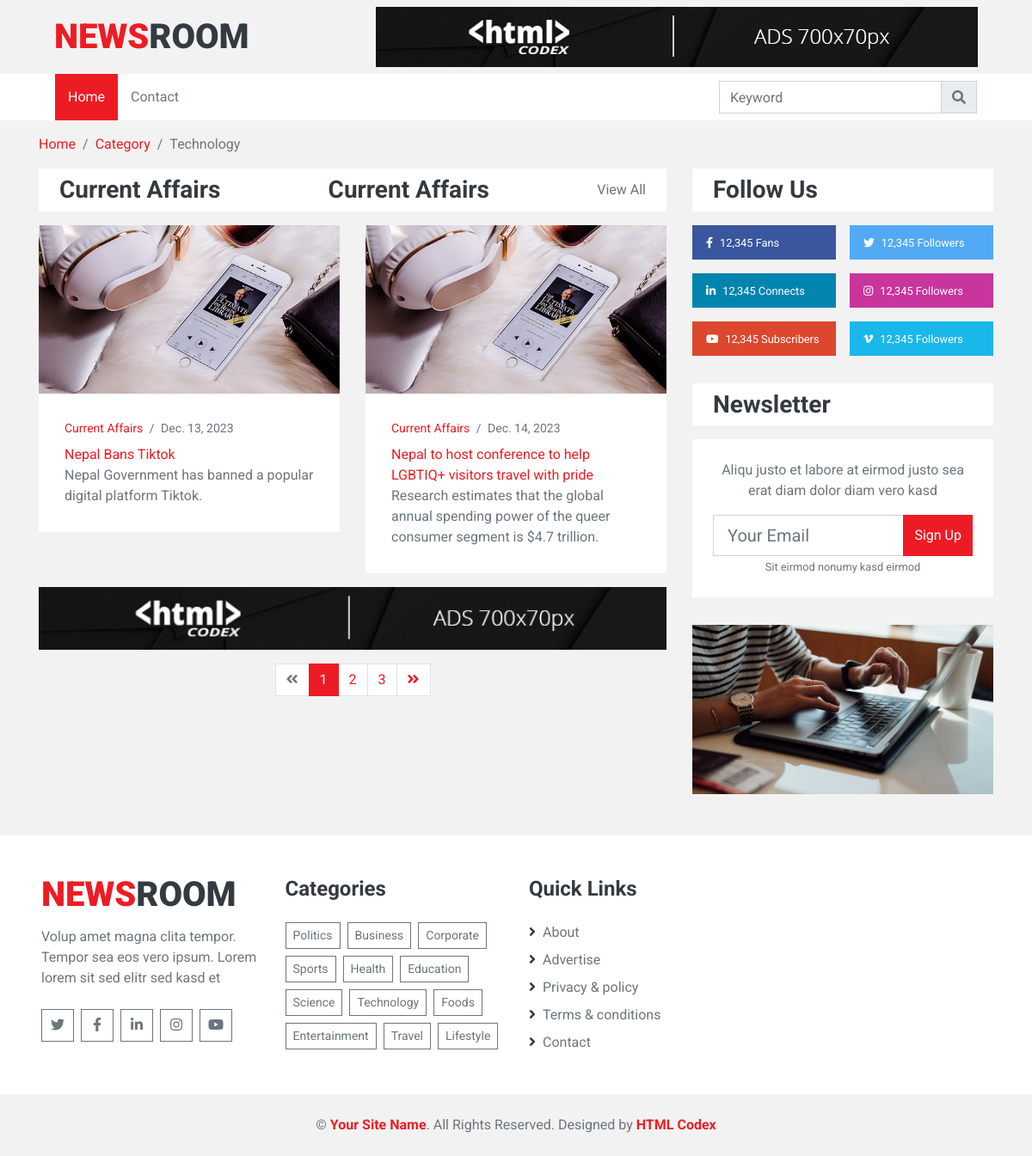
Screenshot of /category/Current Affairs with the database file from the repository.
### home/models.py (models this page shows, shortened)
class News(models.Model):
    title = models.TextField()
    description = models.TextField()
    date = models.DateField()
    category = models.ForeignKey(Category,on_delete=models.CASCADE)
    slider = models.BooleanField(default=False)
    featured = models.BooleanField(default=False)
    popular = models.BooleanField(default=False)
    latest = models.BooleanField(default=False)
    slug = models.SlugField(max_length=500)
    image = models.ImageField(upload_to='media')

class Category(models.Model):
    name = models.CharField(max_length=200,unique=True)
    image = models.ImageField(upload_to='media')
    slug = models.CharField(max_length=500)
    def __str__(self):
        return self.name

### home/views.py (the view)
# urls.py: path('category/<slug>', category, name='category'),
def category(request, slug):
    views = {}
    cat_id = Category.objects.get(slug=slug).id
    views['category_name'] = Category.objects.get(slug=slug).name
    views['cat_news'] = News.objects.filter(category_id=cat_id)
    return render(request,'category.html', views)

### templates/category.html (shortened to what this page needs)
{% extends 'base.html' %}
{% load static %}
{% block content %}
    <div class="container-fluid">
        <div class="container">
            <nav class="breadcrumb bg-transparent m-0 p-0">
                <a class="breadcrumb-item" href="#">Home</a>
                <a class="breadcrumb-item" href="#">Category</a>
                <span class="breadcrumb-item active">Technology</span>
            </nav>
        </div>
    </div>
    <div class="container-fluid py-3">
        <div class="container">
            <div class="row">
                <div class="col-lg-8">
                    <div class="row">
                        <div class="col-12">
                            <div class="d-flex align-items-center justify-content-between bg-light py-2 px-4 mb-3">
                                {% for cat in cat_news %}
                                <h3 class="m-0">{{cat.category}}</h3>
                                {% endfor %}
                                <a class="text-secondary font-weight-medium text-decoration-none" href="">View All</a>
                            </div>
                        </div>
                        {% for cat in cat_news %}
                        <div class="col-lg-6">
                            <div class="position-relative mb-3">
                                <img class="img-fluid w-100" src="img/news-500x280-1.jpg" style="object-fit: cover;">
                                <div class="overlay position-relative bg-light">
                                    <div class="mb-2" style="font-size: 14px;">
                                        <a href="">{{cat.category}}</a>
                                        <span class="px-1">/</span>
                                        <span>{{cat.date}}</span>
                                    </div>
                                    <a href="/single/{{cat.slug}}"><p class="m-0">{{cat.title}}</p></a>
                                    <p class="m-0">{{cat.description}}</p>
                                </div>
                            </div>
                        </div>
                        {% endfor %}
                    </div>
                    <div class="mb-3">
                        <a href=""><img class="img-fluid w-100" src="img/ads-700x70.jpg" alt=""></a>
                    </div>
                    <div class="row">
                        <div class="col-12">
                            <nav aria-label="Page navigation">
                              <ul class="pagination justify-content-center">
                                <li class="page-item disabled">
                                  <a class="page-link" href="#" aria-label="Previous">
                                    <span class="fa fa-angle-double-left" aria-hidden="true"></span>
                                  </a>
                                </li>
                                <li class="page-item active"><a class="page-link" href="#">1</a></li>
                                <li class="page-item"><a class="page-link" href="#">2</a></li>
                                <li class="page-item"><a class="page-link" href="#">3</a></li>
                                <li class="page-item">
                                  <a class="page-link" href="#" aria-label="Next">
                                    <span class="fa fa-angle-double-right" aria-hidden="true"></span>
                                  </a>
                                </li>
                              </ul>
                            </nav>
                        </div>
                    </div>
                </div>
                <div class="col-lg-4 pt-3 pt-lg-0">
                    <div class="pb-3">
                        <div class="bg-light py-2 px-4 mb-3">
                            <h3 class="m-0">Follow Us</h3>
                        </div>
                        <div class="d-flex mb-3">
                            <a href="" class="d-block w-50 py-2 px-3 text-white text-decoration-none mr-2" style="background: #39569E;">
                                <small class="fab fa-facebook-f mr-2"></small><small>12,345 Fans</small>
                            </a>
                            <a href="" class="d-block w-50 py-2 px-3 text-white text-decoration-none ml-2" style="background: #52AAF4;">
                                <small class="fab fa-twitter mr-2"></small><small>12,345 Followers</small>
                            </a>
                        </div>
                        <div class="d-flex mb-3">
                            <a href="" class="d-block w-50 py-2 px-3 text-white text-decoration-none mr-2" style="background: #0185AE;">
                                <small class="fab fa-linkedin-in mr-2"></small><small>12,345 Connects</small>
                            </a>
                            <a href="" class="d-block w-50 py-2 px-3 text-white text-decoration-none ml-2" style="background: #C8359D;">
                                <small class="fab fa-instagram mr-2"></small><small>12,345 Followers</small>
                            </a>
                        </div>
                        <div class="d-flex mb-3">
                            <a href="" class="d-block w-50 py-2 px-3 text-white text-decoration-none mr-2" style="background: #DC472E;">
                                <small class="fab fa-youtube mr-2"></small><small>12,345 Subscribers</small>
                            </a>
                            <a href="" class="d-block w-50 py-2 px-3 text-white text-decoration-none ml-2" style="background: #1AB7EA;">
                                <small class="fab fa-vimeo-v mr-2"></small><small>12,345 Followers</small>
                            </a>
                        </div>
                    </div>
                    <div class="pb-3">
                        <div class="bg-light py-2 px-4 mb-3">
                            <h3 class="m-0">Newsletter</h3>
                        </div>
                        <div class="bg-light text-center p-4 mb-3">
                            <p>Aliqu justo et labore at eirmod justo sea erat diam dolor diam vero kasd</p>
                            <div class="input-group" style="width: 100%;">
                                <input type="text" class="form-control form-control-lg" placeholder="Your Email">
                                <div class="input-group-append">
                                    <button class="btn btn-primary">Sign Up</button>
                                </div>
                            </div>
                            <small>Sit eirmod nonumy kasd eirmod</small>
                        </div>
                    </div>
                    <div class="mb-3 pb-3">
                        <a href=""><img class="img-fluid" src="img/news-500x280-4.jpg" alt=""></a>
                    </div>
                </div>
            </div>
        </div>
    </div>
{% endblock %}

### rows the page displays
News: category "Current Affairs", date "Dec. 13, 2023", title "Nepal Bans Tiktok", description "Nepal Government has banned a popular digital platform Tiktok."
News: category "Current Affairs", date "Dec. 14, 2023", title "Nepal to host conference to help LGBTIQ+ visitors travel with pride", description "Research estimates that the global annual spending power of the queer consumer segment is $4.7 trillion."
